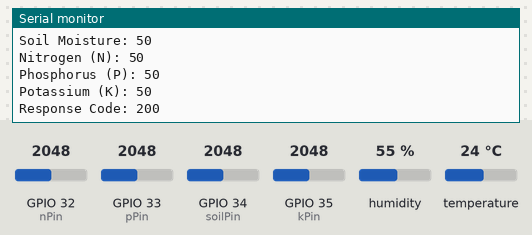
Bench run of a sketch on a simulated ESP32. On the bench: the last lines printed to the serial monitor. Inputs (shaded band) come from the test bench; at power-on: humidity 55 %, GPIO 32 (nPin) = 2048, GPIO 33 (pPin) = 2048, GPIO 34 (soilPin) = 2048, GPIO 35 (kPin) = 2048, temperature 24 °C. WiFi joins after 1.5 s; servers stay silent unless stated; web services answer with replies made up by the test bench.

Above: at 2.7 s.
2.8 s: humidity set to 22 %
14.2 s: GPIO 32 (nPin) set to 2866
At 16.88 s:
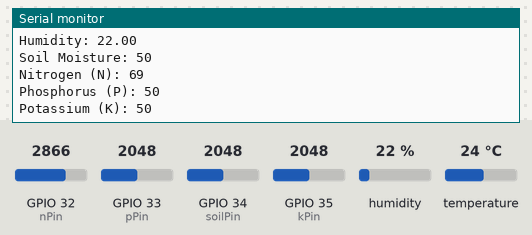
25.6 s: GPIO 33 (pPin) set to 2866
At 32.9 s:
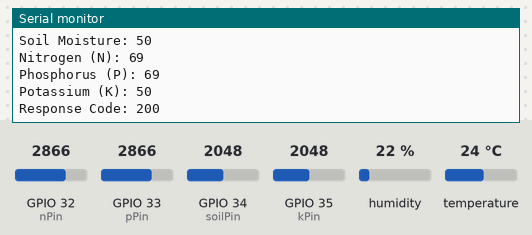
37.0 s: GPIO 34 (soilPin) set to 2866
At 47.31 s:
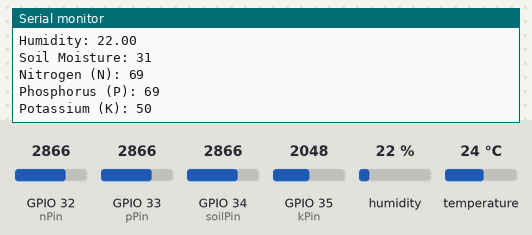
48.4 s: GPIO 35 (kPin) set to 2866
At 49.2 s:
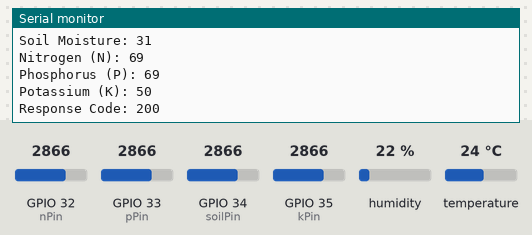
59.8 s: temperature set to 12 °C
At 62.9 s:
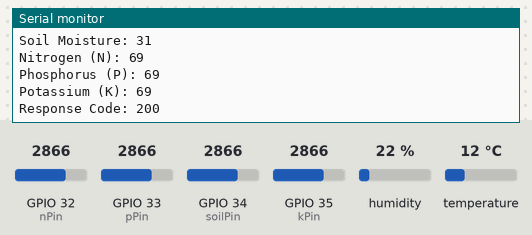

The sketch:

esp32_code.ino
```cpp
#include <WiFi.h>
#include <HTTPClient.h>
#include "DHT.h"

// WiFi
const char* ssid = "Wokwi-GUEST";
const char* password = "";

// ThingSpeak
String apiKey = "903UPT1PX6LOIO3H";
String server = "http://api.thingspeak.com/update";

// DHT Sensor
#define DHTPIN 4
#define DHTTYPE DHT22
DHT dht(DHTPIN, DHTTYPE);

// Analog Pins
int soilPin = 34;
int nPin = 32;
int pPin = 33;
int kPin = 35;

void setup() {
  Serial.begin(115200);
  dht.begin();

  WiFi.begin(ssid, password);
  Serial.print("Connecting");

  while (WiFi.status() != WL_CONNECTED) {
    delay(500);
    Serial.print(".");
  }

  Serial.println("\nConnected to WiFi!");
}

void loop() {

  // Read sensors
  float temp = dht.readTemperature();
  float humidity = dht.readHumidity();

  int soilRaw = analogRead(soilPin);
  int nRaw = analogRead(nPin);
  int pRaw = analogRead(pPin);
  int kRaw = analogRead(kPin);

  // Convert values
  int soil = map(soilRaw, 0, 4095, 100, 0);
  int N = map(nRaw, 0, 4095, 0, 100);
  int P = map(pRaw, 0, 4095, 0, 100);
  int K = map(kRaw, 0, 4095, 0, 100);

  // Print values
  Serial.println("------ SENSOR DATA ------");
  Serial.print("Temperature: "); Serial.println(temp);
  Serial.print("Humidity: "); Serial.println(humidity);
  Serial.print("Soil Moisture: "); Serial.println(soil);
  Serial.print("Nitrogen (N): "); Serial.println(N);
  Serial.print("Phosphorus (P): "); Serial.println(P);
  Serial.print("Potassium (K): "); Serial.println(K);

  // Send to ThingSpeak
  if (WiFi.status() == WL_CONNECTED) {
    HTTPClient http;

    String url = server + "?api_key=" + apiKey +
                 "&field1=" + String(temp) +
                 "&field2=" + String(humidity) +
                 "&field3=" + String(soil) +
                 "&field4=" + String(N) +
                 "&field5=" + String(P) +
                 "&field6=" + String(K);

    http.begin(url);
    int response = http.GET();

    Serial.print("Response Code: ");
    Serial.println(response);

    http.end();
  }

  delay(15000); // ThingSpeak limit
}
```

Measured:
- after the input at 14.2 s, the serial monitor: prints a new line after 2.5 s (image 1)
- after the input at 25.6 s, the serial monitor: prints a new line after 6.3 s (image 2)
- after the input at 37.0 s, the serial monitor: prints a new line after 10.1 s (image 3)
- after the input at 59.8 s, the serial monitor: prints a new line after 2.6 s (image 5)
